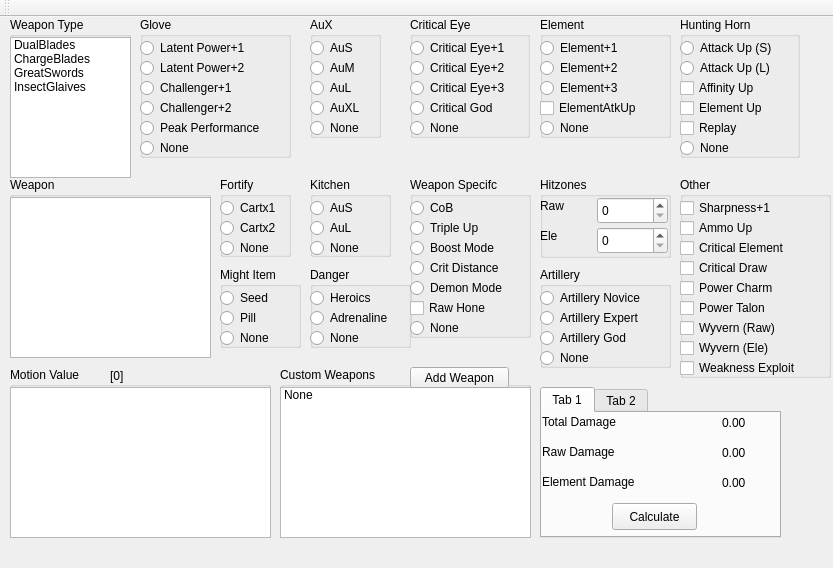
<?xml version="1.0" encoding="UTF-8"?>
<ui version="4.0">
 <class>damagecalculatorwindow</class>
 <widget class="QMainWindow" name="damagecalculatorwindow">
  <property name="geometry">
   <rect>
    <x>0</x>
    <y>0</y>
    <width>833</width>
    <height>568</height>
   </rect>
  </property>
  <property name="windowTitle">
   <string>Damage Calculator</string>
  </property>
  <widget class="QWidget" name="centralwidget">
   <widget class="QGroupBox" name="fortifyBox">
    <property name="geometry">
     <rect>
      <x>220</x>
      <y>160</y>
      <width>71</width>
      <height>80</height>
     </rect>
    </property>
    <property name="title">
     <string>Fortify</string>
    </property>
    <widget class="QRadioButton" name="faint1RadioButton">
     <property name="geometry">
      <rect>
       <x>0</x>
       <y>20</y>
       <width>71</width>
       <height>22</height>
      </rect>
     </property>
     <property name="text">
      <string>Cartx1</string>
     </property>
    </widget>
    <widget class="QRadioButton" name="faint2RadioButton">
     <property name="geometry">
      <rect>
       <x>0</x>
       <y>40</y>
       <width>71</width>
       <height>22</height>
      </rect>
     </property>
     <property name="text">
      <string>Cartx2</string>
     </property>
    </widget>
    <widget class="QRadioButton" name="fortifyNoneRadioButton">
     <property name="geometry">
      <rect>
       <x>0</x>
       <y>60</y>
       <width>71</width>
       <height>22</height>
      </rect>
     </property>
     <property name="text">
      <string>None</string>
     </property>
    </widget>
   </widget>
   <widget class="QGroupBox" name="dangerBox">
    <property name="geometry">
     <rect>
      <x>310</x>
      <y>250</y>
      <width>101</width>
      <height>81</height>
     </rect>
    </property>
    <property name="title">
     <string>Danger</string>
    </property>
    <widget class="QRadioButton" name="heroicsRadioButton">
     <property name="geometry">
      <rect>
       <x>0</x>
       <y>20</y>
       <width>81</width>
       <height>22</height>
      </rect>
     </property>
     <property name="text">
      <string>Heroics</string>
     </property>
    </widget>
    <widget class="QRadioButton" name="dangerNoneRadioButton">
     <property name="geometry">
      <rect>
       <x>0</x>
       <y>60</y>
       <width>71</width>
       <height>22</height>
      </rect>
     </property>
     <property name="text">
      <string>None</string>
     </property>
    </widget>
    <widget class="QRadioButton" name="adrenaline2RadioButton">
     <property name="geometry">
      <rect>
       <x>0</x>
       <y>40</y>
       <width>101</width>
       <height>22</height>
      </rect>
     </property>
     <property name="text">
      <string>Adrenaline</string>
     </property>
    </widget>
   </widget>
   <widget class="QGroupBox" name="seedPillBox">
    <property name="geometry">
     <rect>
      <x>220</x>
      <y>250</y>
      <width>81</width>
      <height>81</height>
     </rect>
    </property>
    <property name="title">
     <string>Might Item</string>
    </property>
    <widget class="QRadioButton" name="mightSeedRadioButton">
     <property name="geometry">
      <rect>
       <x>0</x>
       <y>20</y>
       <width>61</width>
       <height>22</height>
      </rect>
     </property>
     <property name="text">
      <string>Seed</string>
     </property>
    </widget>
    <widget class="QRadioButton" name="mightPillRadioButton">
     <property name="geometry">
      <rect>
       <x>0</x>
       <y>40</y>
       <width>51</width>
       <height>22</height>
      </rect>
     </property>
     <property name="text">
      <string>Pill</string>
     </property>
    </widget>
    <widget class="QRadioButton" name="mightNoneRadioButton">
     <property name="geometry">
      <rect>
       <x>0</x>
       <y>60</y>
       <width>71</width>
       <height>22</height>
      </rect>
     </property>
     <property name="text">
      <string>None</string>
     </property>
    </widget>
   </widget>
   <widget class="QGroupBox" name="AuXBox">
    <property name="geometry">
     <rect>
      <x>310</x>
      <y>0</y>
      <width>71</width>
      <height>121</height>
     </rect>
    </property>
    <property name="title">
     <string>AuX</string>
    </property>
    <widget class="QRadioButton" name="AuSRadioButton">
     <property name="geometry">
      <rect>
       <x>0</x>
       <y>20</y>
       <width>61</width>
       <height>22</height>
      </rect>
     </property>
     <property name="text">
      <string>AuS</string>
     </property>
    </widget>
    <widget class="QRadioButton" name="AuMRadioButton">
     <property name="geometry">
      <rect>
       <x>0</x>
       <y>40</y>
       <width>61</width>
       <height>22</height>
      </rect>
     </property>
     <property name="text">
      <string>AuM</string>
     </property>
    </widget>
    <widget class="QRadioButton" name="AuLRadioButton">
     <property name="geometry">
      <rect>
       <x>0</x>
       <y>60</y>
       <width>61</width>
       <height>22</height>
      </rect>
     </property>
     <property name="text">
      <string>AuL</string>
     </property>
    </widget>
    <widget class="QRadioButton" name="AuXLRadioButton">
     <property name="geometry">
      <rect>
       <x>0</x>
       <y>80</y>
       <width>71</width>
       <height>22</height>
      </rect>
     </property>
     <property name="text">
      <string>AuXL</string>
     </property>
    </widget>
    <widget class="QRadioButton" name="AuXNoneRadioButton">
     <property name="geometry">
      <rect>
       <x>0</x>
       <y>100</y>
       <width>71</width>
       <height>22</height>
      </rect>
     </property>
     <property name="text">
      <string>None</string>
     </property>
    </widget>
   </widget>
   <widget class="QGroupBox" name="otherBox">
    <property name="geometry">
     <rect>
      <x>680</x>
      <y>160</y>
      <width>151</width>
      <height>201</height>
     </rect>
    </property>
    <property name="title">
     <string>Other</string>
    </property>
    <widget class="QCheckBox" name="sharpnessCheckBox">
     <property name="geometry">
      <rect>
       <x>0</x>
       <y>20</y>
       <width>111</width>
       <height>22</height>
      </rect>
     </property>
     <property name="text">
      <string>Sharpness+1</string>
     </property>
    </widget>
    <widget class="QCheckBox" name="powerCharmCheckBox">
     <property name="geometry">
      <rect>
       <x>0</x>
       <y>100</y>
       <width>121</width>
       <height>22</height>
      </rect>
     </property>
     <property name="text">
      <string>Power Charm</string>
     </property>
    </widget>
    <widget class="QCheckBox" name="criticalDrawCheckBox">
     <property name="geometry">
      <rect>
       <x>0</x>
       <y>80</y>
       <width>121</width>
       <height>22</height>
      </rect>
     </property>
     <property name="text">
      <string>Critical Draw</string>
     </property>
    </widget>
    <widget class="QCheckBox" name="powerTalonCheckBox">
     <property name="geometry">
      <rect>
       <x>0</x>
       <y>120</y>
       <width>111</width>
       <height>22</height>
      </rect>
     </property>
     <property name="text">
      <string>Power Talon</string>
     </property>
    </widget>
    <widget class="QCheckBox" name="criticalElementCheckBox">
     <property name="geometry">
      <rect>
       <x>0</x>
       <y>60</y>
       <width>141</width>
       <height>22</height>
      </rect>
     </property>
     <property name="text">
      <string>Critical Element</string>
     </property>
    </widget>
    <widget class="QCheckBox" name="wyvernStoneRawCheckBox">
     <property name="geometry">
      <rect>
       <x>0</x>
       <y>140</y>
       <width>121</width>
       <height>22</height>
      </rect>
     </property>
     <property name="text">
      <string>Wyvern (Raw)</string>
     </property>
    </widget>
    <widget class="QCheckBox" name="wyvernStoneEleCheckBox">
     <property name="geometry">
      <rect>
       <x>0</x>
       <y>160</y>
       <width>121</width>
       <height>22</height>
      </rect>
     </property>
     <property name="text">
      <string>Wyvern (Ele)</string>
     </property>
    </widget>
    <widget class="QCheckBox" name="checkBox">
     <property name="geometry">
      <rect>
       <x>0</x>
       <y>40</y>
       <width>97</width>
       <height>22</height>
      </rect>
     </property>
     <property name="text">
      <string>Ammo Up</string>
     </property>
    </widget>
    <widget class="QCheckBox" name="weaknessExploitCheckBox">
     <property name="geometry">
      <rect>
       <x>0</x>
       <y>180</y>
       <width>151</width>
       <height>22</height>
      </rect>
     </property>
     <property name="text">
      <string>Weakness Exploit</string>
     </property>
    </widget>
   </widget>
   <widget class="QGroupBox" name="kitchenBox">
    <property name="geometry">
     <rect>
      <x>310</x>
      <y>160</y>
      <width>81</width>
      <height>80</height>
     </rect>
    </property>
    <property name="title">
     <string>Kitchen</string>
    </property>
    <widget class="QRadioButton" name="AuSKitchenRadioButton">
     <property name="geometry">
      <rect>
       <x>0</x>
       <y>20</y>
       <width>61</width>
       <height>22</height>
      </rect>
     </property>
     <property name="text">
      <string>AuS</string>
     </property>
    </widget>
    <widget class="QRadioButton" name="AuLKitchenRadioButton">
     <property name="geometry">
      <rect>
       <x>0</x>
       <y>40</y>
       <width>61</width>
       <height>22</height>
      </rect>
     </property>
     <property name="text">
      <string>AuL</string>
     </property>
    </widget>
    <widget class="QRadioButton" name="kitchenNoneRadioButton">
     <property name="geometry">
      <rect>
       <x>0</x>
       <y>60</y>
       <width>71</width>
       <height>22</height>
      </rect>
     </property>
     <property name="text">
      <string>None</string>
     </property>
    </widget>
   </widget>
   <widget class="QGroupBox" name="gloveBox">
    <property name="geometry">
     <rect>
      <x>140</x>
      <y>0</y>
      <width>151</width>
      <height>141</height>
     </rect>
    </property>
    <property name="title">
     <string>Glove</string>
    </property>
    <widget class="QRadioButton" name="latentPower1RadioButton">
     <property name="geometry">
      <rect>
       <x>0</x>
       <y>20</y>
       <width>141</width>
       <height>22</height>
      </rect>
     </property>
     <property name="text">
      <string>Latent Power+1</string>
     </property>
    </widget>
    <widget class="QRadioButton" name="latentPower2RadioButton">
     <property name="geometry">
      <rect>
       <x>0</x>
       <y>40</y>
       <width>141</width>
       <height>22</height>
      </rect>
     </property>
     <property name="text">
      <string>Latent Power+2</string>
     </property>
    </widget>
    <widget class="QRadioButton" name="challenger1RadioButton">
     <property name="geometry">
      <rect>
       <x>0</x>
       <y>60</y>
       <width>121</width>
       <height>22</height>
      </rect>
     </property>
     <property name="text">
      <string>Challenger+1</string>
     </property>
    </widget>
    <widget class="QRadioButton" name="challenger2RadioButton">
     <property name="geometry">
      <rect>
       <x>0</x>
       <y>80</y>
       <width>121</width>
       <height>22</height>
      </rect>
     </property>
     <property name="text">
      <string>Challenger+2</string>
     </property>
    </widget>
    <widget class="QRadioButton" name="gloveNoneRadioButton">
     <property name="geometry">
      <rect>
       <x>0</x>
       <y>120</y>
       <width>71</width>
       <height>22</height>
      </rect>
     </property>
     <property name="text">
      <string>None</string>
     </property>
    </widget>
    <widget class="QRadioButton" name="peakPerformanceRadioButton">
     <property name="geometry">
      <rect>
       <x>0</x>
       <y>100</y>
       <width>151</width>
       <height>22</height>
      </rect>
     </property>
     <property name="text">
      <string>Peak Performance</string>
     </property>
    </widget>
   </widget>
   <widget class="QGroupBox" name="huntingHornBox">
    <property name="geometry">
     <rect>
      <x>680</x>
      <y>0</y>
      <width>120</width>
      <height>141</height>
     </rect>
    </property>
    <property name="title">
     <string>Hunting Horn</string>
    </property>
    <widget class="QRadioButton" name="attackUpSRadioButton">
     <property name="geometry">
      <rect>
       <x>0</x>
       <y>20</y>
       <width>117</width>
       <height>22</height>
      </rect>
     </property>
     <property name="text">
      <string>Attack Up (S)</string>
     </property>
    </widget>
    <widget class="QRadioButton" name="attackUpLRadioButton">
     <property name="geometry">
      <rect>
       <x>0</x>
       <y>40</y>
       <width>117</width>
       <height>22</height>
      </rect>
     </property>
     <property name="text">
      <string>Attack Up (L)</string>
     </property>
    </widget>
    <widget class="QCheckBox" name="replayCheckBox">
     <property name="geometry">
      <rect>
       <x>0</x>
       <y>100</y>
       <width>81</width>
       <height>22</height>
      </rect>
     </property>
     <property name="text">
      <string>Replay</string>
     </property>
    </widget>
    <widget class="QRadioButton" name="HHNoneRadioButton">
     <property name="geometry">
      <rect>
       <x>0</x>
       <y>120</y>
       <width>71</width>
       <height>22</height>
      </rect>
     </property>
     <property name="text">
      <string>None</string>
     </property>
    </widget>
    <widget class="QCheckBox" name="affinityUpCheckBox">
     <property name="geometry">
      <rect>
       <x>0</x>
       <y>60</y>
       <width>111</width>
       <height>22</height>
      </rect>
     </property>
     <property name="text">
      <string>Affinity Up</string>
     </property>
    </widget>
    <widget class="QCheckBox" name="elementUpCheckBox">
     <property name="geometry">
      <rect>
       <x>0</x>
       <y>80</y>
       <width>111</width>
       <height>22</height>
      </rect>
     </property>
     <property name="text">
      <string>Element Up</string>
     </property>
    </widget>
   </widget>
   <widget class="QGroupBox" name="criticalEyeBox">
    <property name="geometry">
     <rect>
      <x>410</x>
      <y>0</y>
      <width>120</width>
      <height>121</height>
     </rect>
    </property>
    <property name="title">
     <string>Critical Eye</string>
    </property>
    <widget class="QRadioButton" name="criticalEye1RadioButton">
     <property name="geometry">
      <rect>
       <x>0</x>
       <y>20</y>
       <width>117</width>
       <height>22</height>
      </rect>
     </property>
     <property name="text">
      <string>Critical Eye+1</string>
     </property>
    </widget>
    <widget class="QRadioButton" name="criticalEye2RadioButton">
     <property name="geometry">
      <rect>
       <x>0</x>
       <y>40</y>
       <width>117</width>
       <height>22</height>
      </rect>
     </property>
     <property name="text">
      <string>Critical Eye+2</string>
     </property>
    </widget>
    <widget class="QRadioButton" name="criticalEye3RadioButton">
     <property name="geometry">
      <rect>
       <x>0</x>
       <y>60</y>
       <width>117</width>
       <height>22</height>
      </rect>
     </property>
     <property name="text">
      <string>Critical Eye+3</string>
     </property>
    </widget>
    <widget class="QRadioButton" name="criticalGodRadioButton">
     <property name="geometry">
      <rect>
       <x>0</x>
       <y>80</y>
       <width>111</width>
       <height>22</height>
      </rect>
     </property>
     <property name="text">
      <string>Critical God</string>
     </property>
    </widget>
    <widget class="QRadioButton" name="CENoneRadioButton">
     <property name="geometry">
      <rect>
       <x>0</x>
       <y>100</y>
       <width>71</width>
       <height>22</height>
      </rect>
     </property>
     <property name="text">
      <string>None</string>
     </property>
    </widget>
   </widget>
   <widget class="QGroupBox" name="elementBox">
    <property name="geometry">
     <rect>
      <x>540</x>
      <y>0</y>
      <width>131</width>
      <height>121</height>
     </rect>
    </property>
    <property name="title">
     <string>Element</string>
    </property>
    <widget class="QRadioButton" name="element1RadioButton">
     <property name="geometry">
      <rect>
       <x>0</x>
       <y>20</y>
       <width>101</width>
       <height>22</height>
      </rect>
     </property>
     <property name="text">
      <string>Element+1</string>
     </property>
    </widget>
    <widget class="QRadioButton" name="element2RadioButton">
     <property name="geometry">
      <rect>
       <x>0</x>
       <y>40</y>
       <width>101</width>
       <height>22</height>
      </rect>
     </property>
     <property name="text">
      <string>Element+2</string>
     </property>
    </widget>
    <widget class="QRadioButton" name="element3RadioButton">
     <property name="geometry">
      <rect>
       <x>0</x>
       <y>60</y>
       <width>101</width>
       <height>22</height>
      </rect>
     </property>
     <property name="text">
      <string>Element+3</string>
     </property>
    </widget>
    <widget class="QCheckBox" name="elementAtkUpCheckBox">
     <property name="geometry">
      <rect>
       <x>0</x>
       <y>80</y>
       <width>131</width>
       <height>22</height>
      </rect>
     </property>
     <property name="text">
      <string>ElementAtkUp</string>
     </property>
    </widget>
    <widget class="QRadioButton" name="elementNoneRadioButton">
     <property name="geometry">
      <rect>
       <x>0</x>
       <y>100</y>
       <width>71</width>
       <height>22</height>
      </rect>
     </property>
     <property name="text">
      <string>None</string>
     </property>
    </widget>
   </widget>
   <widget class="QTabWidget" name="damageTabWidget">
    <property name="geometry">
     <rect>
      <x>540</x>
      <y>370</y>
      <width>241</width>
      <height>151</height>
     </rect>
    </property>
    <property name="currentIndex">
     <number>0</number>
    </property>
    <widget class="QWidget" name="displayBasicTab">
     <attribute name="title">
      <string>Tab 1</string>
     </attribute>
     <widget class="QLabel" name="totalDamageLabel">
      <property name="geometry">
       <rect>
        <x>0</x>
        <y>0</y>
        <width>94</width>
        <height>17</height>
       </rect>
      </property>
      <property name="text">
       <string>Total Damage</string>
      </property>
     </widget>
     <widget class="QLabel" name="totalDamageFloatLabel">
      <property name="geometry">
       <rect>
        <x>180</x>
        <y>0</y>
        <width>51</width>
        <height>20</height>
       </rect>
      </property>
      <property name="text">
       <string>0.00</string>
      </property>
     </widget>
     <widget class="QLabel" name="rawDamageLabel">
      <property name="geometry">
       <rect>
        <x>0</x>
        <y>30</y>
        <width>89</width>
        <height>17</height>
       </rect>
      </property>
      <property name="text">
       <string>Raw Damage</string>
      </property>
     </widget>
     <widget class="QLabel" name="rawDamageFloatLabel">
      <property name="geometry">
       <rect>
        <x>180</x>
        <y>30</y>
        <width>51</width>
        <height>20</height>
       </rect>
      </property>
      <property name="text">
       <string>0.00</string>
      </property>
     </widget>
     <widget class="QLabel" name="elementalDamageLabel">
      <property name="geometry">
       <rect>
        <x>0</x>
        <y>60</y>
        <width>121</width>
        <height>17</height>
       </rect>
      </property>
      <property name="text">
       <string>Element Damage</string>
      </property>
     </widget>
     <widget class="QLabel" name="eleDamageFloatLabel">
      <property name="geometry">
       <rect>
        <x>180</x>
        <y>60</y>
        <width>51</width>
        <height>20</height>
       </rect>
      </property>
      <property name="text">
       <string>0.00</string>
      </property>
     </widget>
     <widget class="QPushButton" name="caclulatePushButton">
      <property name="geometry">
       <rect>
        <x>70</x>
        <y>90</y>
        <width>85</width>
        <height>27</height>
       </rect>
      </property>
      <property name="text">
       <string>Calculate</string>
      </property>
     </widget>
    </widget>
    <widget class="QWidget" name="displayAdvancedTab">
     <attribute name="title">
      <string>Tab 2</string>
     </attribute>
     <widget class="QLabel" name="motionValueNameLabel">
      <property name="geometry">
       <rect>
        <x>0</x>
        <y>0</y>
        <width>221</width>
        <height>17</height>
       </rect>
      </property>
      <property name="text">
       <string/>
      </property>
     </widget>
     <widget class="QLabel" name="numberOfAttacksLabel">
      <property name="geometry">
       <rect>
        <x>0</x>
        <y>30</y>
        <width>141</width>
        <height>17</height>
       </rect>
      </property>
      <property name="text">
       <string>Number of Attacks:</string>
      </property>
     </widget>
     <widget class="QLabel" name="numAttacksLabel">
      <property name="geometry">
       <rect>
        <x>190</x>
        <y>30</y>
        <width>41</width>
        <height>17</height>
       </rect>
      </property>
      <property name="text">
       <string>0</string>
      </property>
     </widget>
     <widget class="QLabel" name="label">
      <property name="geometry">
       <rect>
        <x>0</x>
        <y>50</y>
        <width>211</width>
        <height>17</height>
       </rect>
      </property>
      <property name="text">
       <string>Average Raw Damage Per:</string>
      </property>
     </widget>
     <widget class="QLabel" name="averageRawDamagePerLabel">
      <property name="geometry">
       <rect>
        <x>190</x>
        <y>50</y>
        <width>41</width>
        <height>17</height>
       </rect>
      </property>
      <property name="text">
       <string>0</string>
      </property>
     </widget>
     <widget class="QLabel" name="label_3">
      <property name="geometry">
       <rect>
        <x>0</x>
        <y>70</y>
        <width>181</width>
        <height>17</height>
       </rect>
      </property>
      <property name="text">
       <string>Average Ele Damage Per:</string>
      </property>
     </widget>
     <widget class="QLabel" name="averageEleDamagePerLabel">
      <property name="geometry">
       <rect>
        <x>190</x>
        <y>70</y>
        <width>41</width>
        <height>17</height>
       </rect>
      </property>
      <property name="text">
       <string>0</string>
      </property>
     </widget>
     <widget class="QLabel" name="label_5">
      <property name="geometry">
       <rect>
        <x>0</x>
        <y>100</y>
        <width>191</width>
        <height>17</height>
       </rect>
      </property>
      <property name="text">
       <string>Average Total Damage Per:</string>
      </property>
     </widget>
     <widget class="QLabel" name="averageTotalNumberPerLabel">
      <property name="geometry">
       <rect>
        <x>190</x>
        <y>100</y>
        <width>41</width>
        <height>17</height>
       </rect>
      </property>
      <property name="text">
       <string>0</string>
      </property>
     </widget>
    </widget>
   </widget>
   <widget class="QGroupBox" name="artilleryGroupBox">
    <property name="geometry">
     <rect>
      <x>540</x>
      <y>250</y>
      <width>131</width>
      <height>101</height>
     </rect>
    </property>
    <property name="title">
     <string>Artillery</string>
    </property>
    <widget class="QRadioButton" name="artilleryNoviceRadioButton">
     <property name="geometry">
      <rect>
       <x>0</x>
       <y>20</y>
       <width>141</width>
       <height>22</height>
      </rect>
     </property>
     <property name="text">
      <string>Artillery Novice</string>
     </property>
    </widget>
    <widget class="QRadioButton" name="artilleryExpertRadioButton">
     <property name="geometry">
      <rect>
       <x>0</x>
       <y>40</y>
       <width>141</width>
       <height>22</height>
      </rect>
     </property>
     <property name="text">
      <string>Artillery Expert</string>
     </property>
    </widget>
    <widget class="QRadioButton" name="artilleryGodRadioButton">
     <property name="geometry">
      <rect>
       <x>0</x>
       <y>60</y>
       <width>121</width>
       <height>22</height>
      </rect>
     </property>
     <property name="text">
      <string>Artillery God</string>
     </property>
    </widget>
    <widget class="QRadioButton" name="artilleryNoneRadioButton">
     <property name="geometry">
      <rect>
       <x>0</x>
       <y>80</y>
       <width>71</width>
       <height>22</height>
      </rect>
     </property>
     <property name="text">
      <string>None</string>
     </property>
    </widget>
   </widget>
   <widget class="QGroupBox" name="weaponSpecificGroupBox">
    <property name="geometry">
     <rect>
      <x>410</x>
      <y>160</y>
      <width>121</width>
      <height>161</height>
     </rect>
    </property>
    <property name="title">
     <string>Weapon Specifc</string>
    </property>
    <widget class="QRadioButton" name="tripleUpRadioButton">
     <property name="geometry">
      <rect>
       <x>0</x>
       <y>40</y>
       <width>91</width>
       <height>22</height>
      </rect>
     </property>
     <property name="text">
      <string>Triple Up</string>
     </property>
    </widget>
    <widget class="QRadioButton" name="boostModeRadioButton">
     <property name="geometry">
      <rect>
       <x>0</x>
       <y>60</y>
       <width>117</width>
       <height>22</height>
      </rect>
     </property>
     <property name="text">
      <string>Boost Mode</string>
     </property>
    </widget>
    <widget class="QRadioButton" name="weaponSpecificNoneRadioButton">
     <property name="geometry">
      <rect>
       <x>0</x>
       <y>140</y>
       <width>71</width>
       <height>22</height>
      </rect>
     </property>
     <property name="text">
      <string>None</string>
     </property>
    </widget>
    <widget class="QRadioButton" name="critDistanceRadioButton">
     <property name="geometry">
      <rect>
       <x>0</x>
       <y>80</y>
       <width>121</width>
       <height>22</height>
      </rect>
     </property>
     <property name="text">
      <string>Crit Distance</string>
     </property>
    </widget>
    <widget class="QRadioButton" name="CoBRadioButton">
     <property name="geometry">
      <rect>
       <x>0</x>
       <y>20</y>
       <width>61</width>
       <height>22</height>
      </rect>
     </property>
     <property name="text">
      <string>CoB</string>
     </property>
    </widget>
    <widget class="QRadioButton" name="demonModeRadioButton">
     <property name="geometry">
      <rect>
       <x>0</x>
       <y>100</y>
       <width>117</width>
       <height>22</height>
      </rect>
     </property>
     <property name="text">
      <string>Demon Mode</string>
     </property>
    </widget>
    <widget class="QCheckBox" name="rawHoneCheckBox">
     <property name="geometry">
      <rect>
       <x>0</x>
       <y>120</y>
       <width>101</width>
       <height>22</height>
      </rect>
     </property>
     <property name="text">
      <string>Raw Hone</string>
     </property>
    </widget>
   </widget>
   <widget class="QGroupBox" name="customWeaponGroupBox">
    <property name="geometry">
     <rect>
      <x>280</x>
      <y>350</y>
      <width>251</width>
      <height>171</height>
     </rect>
    </property>
    <property name="title">
     <string>Custom Weapons</string>
    </property>
    <widget class="QListWidget" name="customWeaponsListWidget">
     <property name="geometry">
      <rect>
       <x>0</x>
       <y>20</y>
       <width>251</width>
       <height>151</height>
      </rect>
     </property>
     <item>
      <property name="text">
       <string>None</string>
      </property>
     </item>
    </widget>
    <widget class="QPushButton" name="addWeaponPushButton">
     <property name="geometry">
      <rect>
       <x>130</x>
       <y>0</y>
       <width>99</width>
       <height>21</height>
      </rect>
     </property>
     <property name="text">
      <string>Add Weapon</string>
     </property>
    </widget>
   </widget>
   <widget class="QGroupBox" name="hitzonesGroupBox">
    <property name="geometry">
     <rect>
      <x>540</x>
      <y>160</y>
      <width>131</width>
      <height>81</height>
     </rect>
    </property>
    <property name="title">
     <string>Hitzones</string>
    </property>
    <widget class="QLabel" name="rawHitzoneTextLabel">
     <property name="geometry">
      <rect>
       <x>0</x>
       <y>20</y>
       <width>67</width>
       <height>17</height>
      </rect>
     </property>
     <property name="text">
      <string>Raw</string>
     </property>
    </widget>
    <widget class="QLabel" name="eleHitzoneTextLabel">
     <property name="geometry">
      <rect>
       <x>0</x>
       <y>50</y>
       <width>67</width>
       <height>17</height>
      </rect>
     </property>
     <property name="text">
      <string>Ele</string>
     </property>
    </widget>
    <widget class="QSpinBox" name="rawHitzoneSpinBox">
     <property name="geometry">
      <rect>
       <x>57</x>
       <y>20</y>
       <width>71</width>
       <height>27</height>
      </rect>
     </property>
    </widget>
    <widget class="QSpinBox" name="eleHitzoneSpinBox">
     <property name="geometry">
      <rect>
       <x>57</x>
       <y>50</y>
       <width>71</width>
       <height>27</height>
      </rect>
     </property>
    </widget>
   </widget>
   <widget class="QGroupBox" name="weaponTypeGroupBox">
    <property name="geometry">
     <rect>
      <x>10</x>
      <y>0</y>
      <width>121</width>
      <height>161</height>
     </rect>
    </property>
    <property name="title">
     <string>Weapon Type</string>
    </property>
    <widget class="QListWidget" name="weapon_type_list_widget">
     <property name="geometry">
      <rect>
       <x>0</x>
       <y>20</y>
       <width>121</width>
       <height>141</height>
      </rect>
     </property>
     <item>
      <property name="text">
       <string>DualBlades</string>
      </property>
     </item>
     <item>
      <property name="text">
       <string>ChargeBlades</string>
      </property>
     </item>
     <item>
      <property name="text">
       <string>GreatSwords</string>
      </property>
     </item>
     <item>
      <property name="text">
       <string>InsectGlaives</string>
      </property>
     </item>
    </widget>
   </widget>
   <widget class="QGroupBox" name="weaponGroupBox">
    <property name="geometry">
     <rect>
      <x>10</x>
      <y>160</y>
      <width>201</width>
      <height>181</height>
     </rect>
    </property>
    <property name="title">
     <string>Weapon</string>
    </property>
    <widget class="QListWidget" name="weapon_list_widget">
     <property name="geometry">
      <rect>
       <x>0</x>
       <y>20</y>
       <width>201</width>
       <height>161</height>
      </rect>
     </property>
    </widget>
   </widget>
   <widget class="QGroupBox" name="motionValueGroupBox">
    <property name="geometry">
     <rect>
      <x>10</x>
      <y>350</y>
      <width>261</width>
      <height>171</height>
     </rect>
    </property>
    <property name="title">
     <string>Motion Value</string>
    </property>
    <widget class="QListWidget" name="motionValueListWidget">
     <property name="geometry">
      <rect>
       <x>0</x>
       <y>20</y>
       <width>261</width>
       <height>151</height>
      </rect>
     </property>
    </widget>
    <widget class="QLabel" name="motionValueStringLabel">
     <property name="geometry">
      <rect>
       <x>100</x>
       <y>0</y>
       <width>151</width>
       <height>17</height>
      </rect>
     </property>
     <property name="text">
      <string>[0]</string>
     </property>
    </widget>
   </widget>
  </widget>
  <widget class="QMenuBar" name="menubar">
   <property name="geometry">
    <rect>
     <x>0</x>
     <y>0</y>
     <width>833</width>
     <height>25</height>
    </rect>
   </property>
  </widget>
  <widget class="QToolBar" name="toolBar">
   <property name="windowTitle">
    <string>toolBar</string>
   </property>
   <attribute name="toolBarArea">
    <enum>TopToolBarArea</enum>
   </attribute>
   <attribute name="toolBarBreak">
    <bool>false</bool>
   </attribute>
  </widget>
 </widget>
 <resources/>
 <connections/>
</ui>
